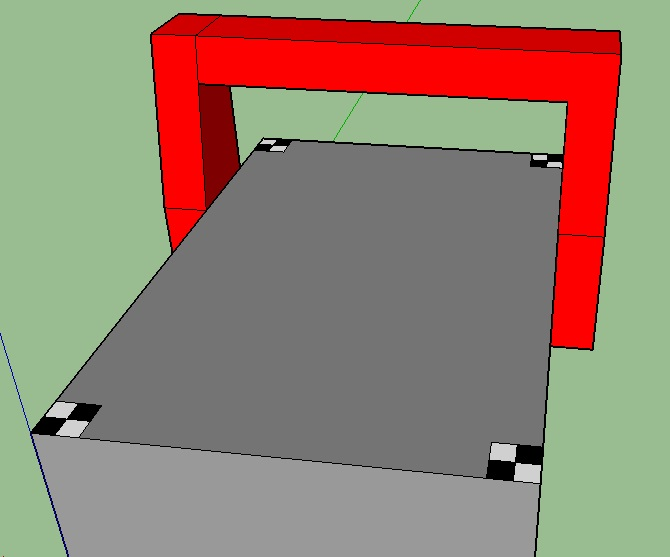
#> input picture img/caixa5.jpg, 670 x 557 px
$ python Testes.py
#> lines starting #> are read from the running program, lines starting #| are printed output that depends on the picture; after the words box and inside, x2 and y2 are one past the last pixel; in counts of white or black regions, pixels touching at a corner belong together
#> further down, img is the input picture: shape (557, 670, 3); mean B, G, R 113.4, 129.5, 148.9
import cv2
import numpy as np
import scipy
import scipy.ndimage as ndimage
import scipy.ndimage.filters as filters
import matplotlib.pyplot as plt
from skimage.feature import peak_local_max

def filtro_branco(img1):
    img = img1.copy()
    hsv = cv2.cvtColor(img, cv2.COLOR_BGR2HSV)
#> hsv: shape (557, 670, 3); mean H, S, V 23.3, 61.4, 162.2
    # define range of white color in HSV
    # change it according to your need !
    sensitivity = 60
    lower_white = np.array([0,0,255-sensitivity])
    upper_white = np.array([255,sensitivity,255])

    # Threshold the HSV image to get only white colors
    mask = cv2.inRange(hsv, lower_white, upper_white)
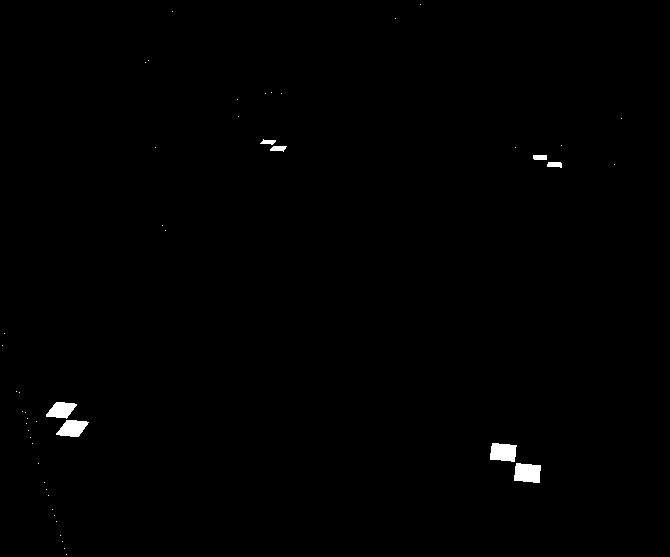
#> mask: shape (557, 670); 0.51% white; 48 white regions (40 under 20 px), largest, box (x1, y1, x2, y2) and area: (514, 463, 541, 483) 456, (490, 443, 517, 462) 423, (56, 420, 89, 437) 378
    # Bitwise-AND mask and original image
    res = cv2.bitwise_and(img,img, mask= mask)

    # Remove noise dots
    kernel = np.ones((2,2),np.uint8)
    opening = cv2.morphologyEx(res, cv2.MORPH_OPEN, kernel)

    print(type(opening))
#| <class 'numpy.ndarray'>

    #threshold to binary
    cv2.threshold(opening, 100, 255, cv2.THRESH_BINARY, opening)
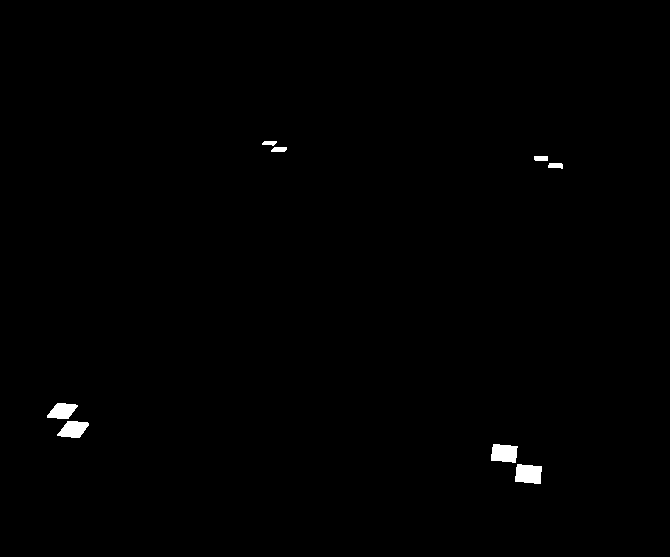
#> opening: shape (557, 670, 3); 0.5% white; 8 white regions, largest, box (x1, y1, x2, y2) and area: (515, 464, 542, 484) 456, (491, 444, 518, 463) 423, (57, 421, 89, 438) 377

    print(type(opening))
#| <class 'numpy.ndarray'>
#> `img = cv2.resize(img, (0,0), fx=2, fy=2, interpolation=cv2.INTER_NEARE..`: img: shape (1114, 1340, 3); 0.5% white; 8 white regions, largest, box (x1, y1, x2, y2) and area: (1030, 928, 1084, 968) 1824, (982, 888, 1036, 926) 1692, (114, 842, 178, 876) 1508

    return opening

def vertice3(img1):

    data = vertices(img1)
    cv2.imwrite('data.png', data)
    xy = peak_local_max(data, min_distance=2,threshold_abs=1500)
    # print(xy)

    black = np.zeros(data.shape, dtype = "uint8")
    # print(data.shape, black.shape)
    for pos in xy:
        # print(pos)
        black[pos[0]][pos[1]] = 255

    cv2.imwrite('result.png', black)

def vertice2(img1):
    neighborhood_size = 5
    threshold = 1500

    data = vertices(img1)

    data_max = filters.maximum_filter(data, neighborhood_size)
    maxima = (data == data_max)
    data_min = filters.minimum_filter(data, neighborhood_size)
    diff = ((data_max - data_min) > threshold)
    maxima[diff == 0] = 0

    labeled, num_objects = ndimage.label(maxima)
    slices = ndimage.find_objects(labeled)
    pos_arr = []
    for dy,dx in slices:
        x_center = int((dx.start + dx.stop - 1)/2)
        y_center = int((dy.start + dy.stop - 1)/2)
        pos_arr.append((x_center, y_center))

    black = np.zeros(data.shape, dtype = "uint8")
    print(data.shape, black.shape)
    for pos in pos_arr:
        print(pos)
        black[pos[0]][pos[1]] = 255

    cv2.imwrite('result.png', black)
    cv2.imwrite('data.png', data)

def vertices(img1):
    img = img1.copy()
    gray = cv2.cvtColor(img,cv2.COLOR_BGR2GRAY)
    gray = np.float32(gray)
    dst = cv2.cornerHarris(gray,5,5,0.1)
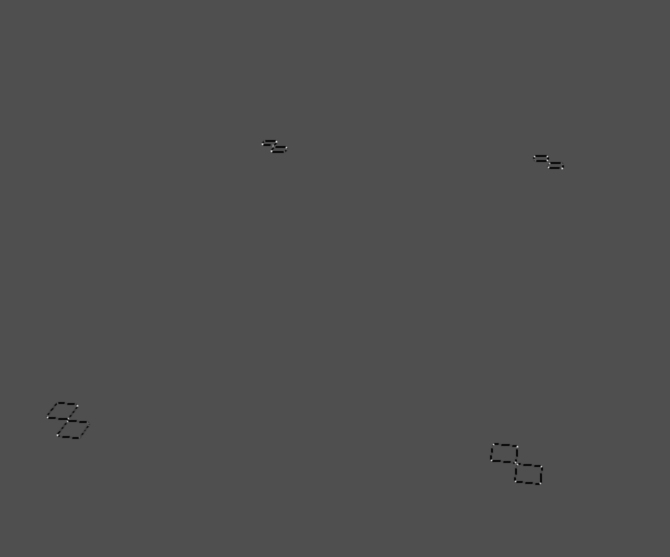
#> dst: shape (1114, 1340) float32 (shown at 1/2 size); min -7.97e+09, max 1.77e+10, mean -9640458; drawn with min black and max white

    cv2.imwrite('dst.png', dst)
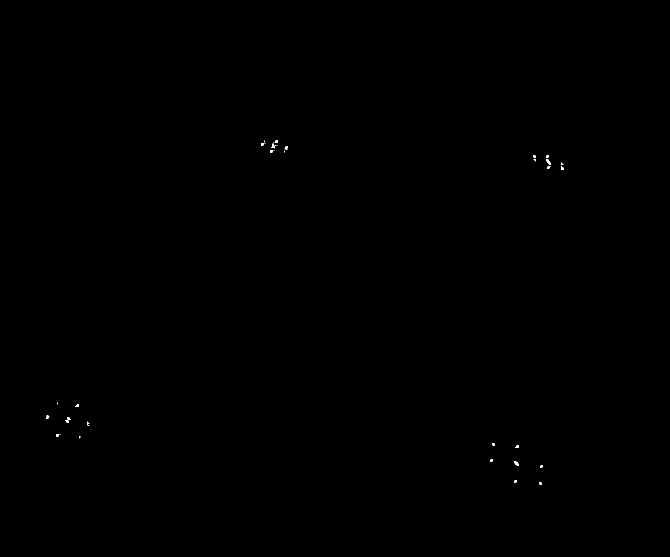
#> saved as dst.png: shape (1114, 1340) (shown at 1/2 size); 0.05% white; 34 white regions (11 under 20 px), largest, box (x1, y1, x2, y2) and area: (1028, 922, 1038, 932) 48, (1092, 318, 1102, 330) 47, (542, 287, 552, 297) 41

    #result is dilated for marking the corners, not important
    kernel = cv2.getStructuringElement(cv2.MORPH_ELLIPSE,(3,3))
    print(kernel)
    # [8 lines of commented-out code are left out]
    return dst

# [13 lines of commented-out code are left out]


filename = '../img/caixa5.jpg'
img = cv2.imread(filename)

img = filtro_branco(img)

cv2.imwrite('non_resized.png', img)
img = cv2.resize(img, (0,0), fx=2, fy=2, interpolation=cv2.INTER_NEAREST)
cv2.imwrite('resized.png', img, [cv2.IMWRITE_PNG_COMPRESSION, 0])
img = vertice3(img)
#> in vertice3, `xy = peak_local_max(data, min_distance=2,threshold_abs=1500)`: xy = 35 pairs, first value 283 to 966, second value 95 to 1124
#> the loop in vertice3, `for pos in xy:` made 35 passes
#> pos on passes 1 to 12: [283, 552], [288, 525], [302, 543], [336, 1124], [870, 115], [893, 1034], [811, 154], [295, 572], [313, 1069], [313, 1094], [320, 1094], [334, 1097]
#> after the loop in vertice3, `for pos in xy:`:
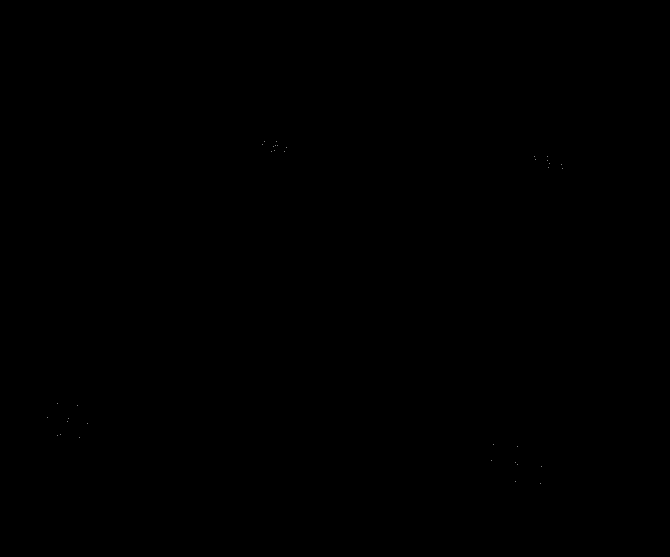
#> black: shape (1114, 1340) (shown at 1/2 size); 0% white in thin lines or dots, all inside (x1, y1, x2, y2) = (95, 283, 1125, 967)

if cv2.waitKey(0) & 0xff == 27:
#> (key Esc is pressed here)
    cv2.destroyAllWindows()

$ run again, with img/caixa2.jpg copied over img/caixa5.jpg
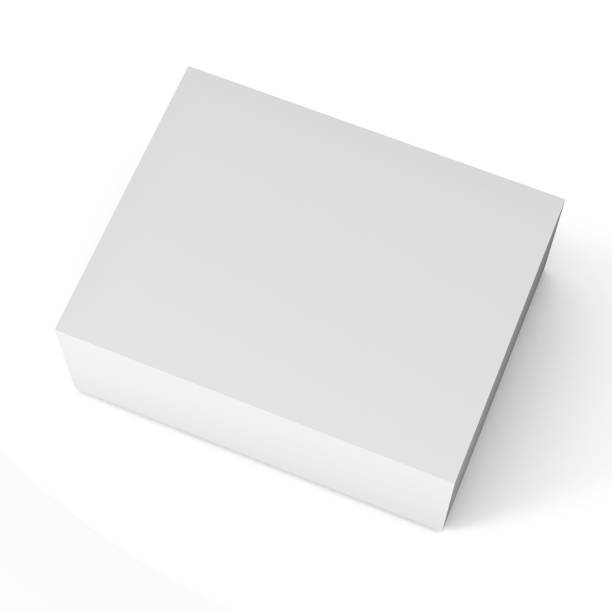
#> input picture img/caixa2.jpg, 612 x 612 px
#> img is the input picture: shape (612, 612, 3); min 110, max 255, mean 240.5
#> hsv: shape (612, 612, 3); mean H, S, V 0, 0, 240.5
#> in filtro_branco, `mask = cv2.inRange(hsv, lower_white, upper_white)`:
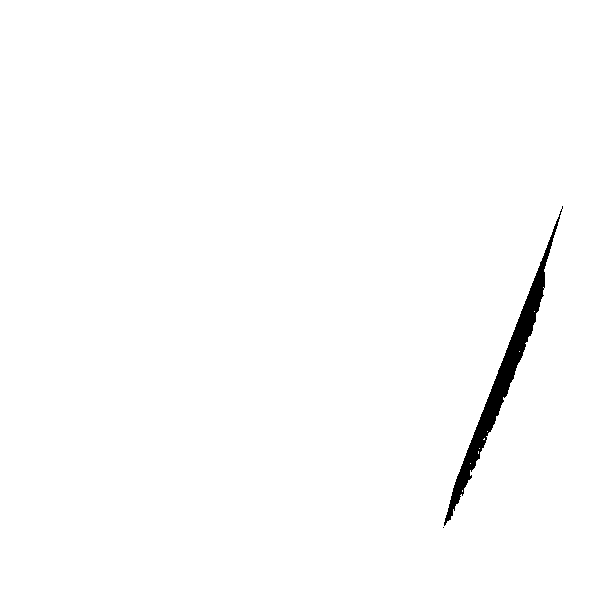
#> mask: shape (612, 612); 99% white; 2 black regions (1 under 20 px), largest, box (x1, y1, x2, y2) and area: (444, 206, 563, 526) 3866
#| <class 'numpy.ndarray'>
#> in filtro_branco, `cv2.threshold(opening, 100, 255, cv2.THRESH_BINARY, opening)`:
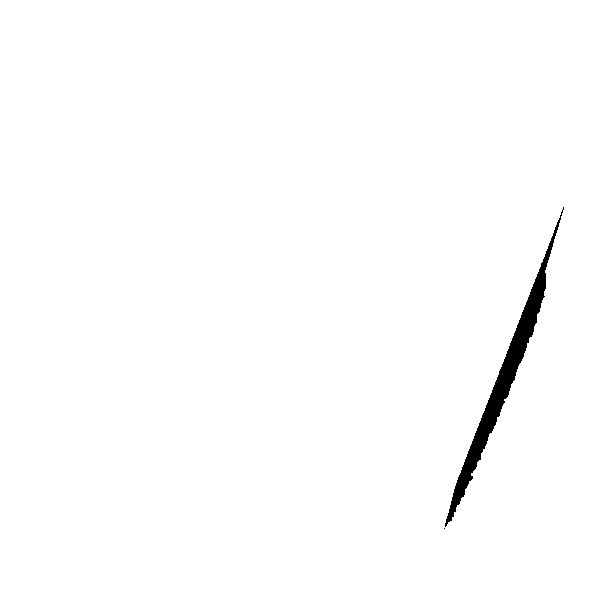
#> opening: shape (612, 612, 3); 99% white; 2 black regions (1 under 20 px), largest, box (x1, y1, x2, y2) and area: (445, 207, 564, 527) 3891
#| <class 'numpy.ndarray'>
#> img: shape (1224, 1224, 3); 99% white; 2 black regions (1 under 20 px), largest, box (x1, y1, x2, y2) and area: (890, 414, 1128, 1054) 15564
#> xy = 53 pairs, first value 414 to 1052, second value 891 to 1126
#> the loop in vertice3, `for pos in xy:` made 53 passes
#> pos on passes 1 to 8: [799, 1009], [835, 995], [918, 960], [963, 939], [1040, 902], [684, 1056], [687, 1055], [896, 968]

$ run again, with img/caixa3.jpg copied over img/caixa5.jpg
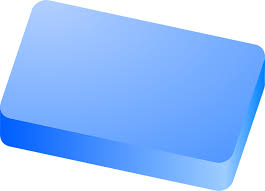
#> input picture img/caixa3.jpg, 265 x 191 px
#> img is the input picture: shape (191, 265, 3); mean B, G, R 254.2, 194.9, 154.6
#> hsv: shape (191, 265, 3); mean H, S, V 82.3, 100.3, 254.3
#> in filtro_branco, `mask = cv2.inRange(hsv, lower_white, upper_white)`:
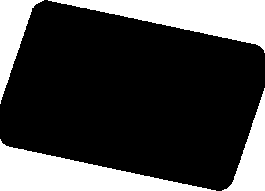
#> mask: shape (191, 265); 27.5% white; 4 white regions, box (x1, y1, x2, y2) and area: (48, 0, 265, 53) 5113, (0, 139, 216, 191) 5061, (0, 0, 44, 104) 1884, (222, 88, 265, 191) 1862
#| <class 'numpy.ndarray'>
#| <class 'numpy.ndarray'>
#> img: shape (382, 530, 3); 27.5% white; 4 white regions, box (x1, y1, x2, y2) and area: (98, 0, 530, 102) 21104, (0, 280, 424, 382) 19584, (0, 0, 90, 210) 8132, (450, 184, 530, 382) 6868
#> in vertices, `dst = cv2.cornerHarris(gray,5,5,0.1)`:
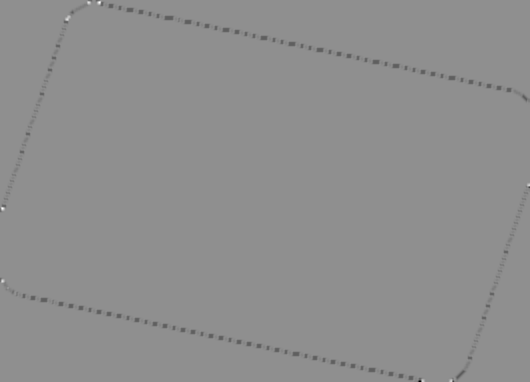
#> dst: shape (382, 530) float32; min -2.03e+10, max 1.58e+10, mean -75286648; drawn with min black and max white
#> xy = [[2, 99], [208, 2], [2, 88], [281, 2], [19, 67], [287, 8], [292, 15], [103, 527]]
#> the loop in vertice3, `for pos in xy:` made 8 passes

$ run again, with img/caixa4.jpg copied over img/caixa5.jpg
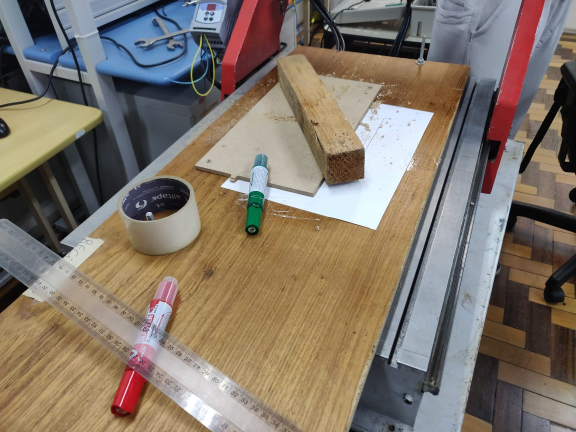
#> input picture img/caixa4.jpg, 1152 x 864 px (shown at 1/2 size)
#> img is the input picture: shape (864, 1152, 3); mean B, G, R 105.2, 117.1, 128.5
#> hsv: shape (864, 1152, 3); mean H, S, V 60.1, 78.5, 137.5
#> in filtro_branco, `mask = cv2.inRange(hsv, lower_white, upper_white)`:
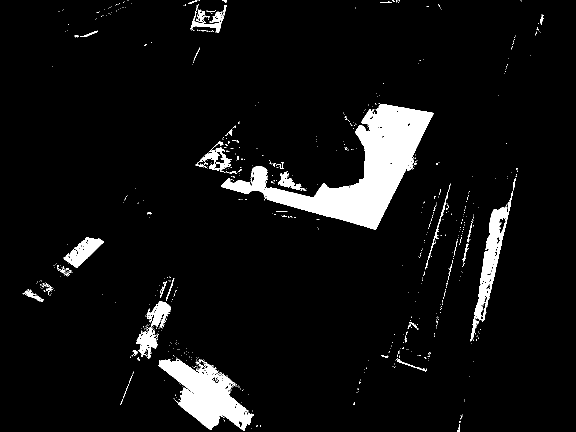
#> mask: shape (864, 1152) (shown at 1/2 size); 6.2% white; 724 white regions (674 under 20 px), largest, box (x1, y1, x2, y2) and area: (442, 208, 868, 460) 32177, (317, 717, 508, 862) 12411, (941, 382, 1026, 683) 5589
#| <class 'numpy.ndarray'>
#| <class 'numpy.ndarray'>
#> img: shape (1728, 2304, 3); 5.9% white; 179 white regions (57 under 20 px), largest, box (x1, y1, x2, y2) and area: (1002, 418, 1736, 922) 124088, (636, 1440, 1018, 1726) 48252, (1892, 766, 2054, 1314) 21632
#> in vertices, `cv2.imwrite('dst.png', dst)`:
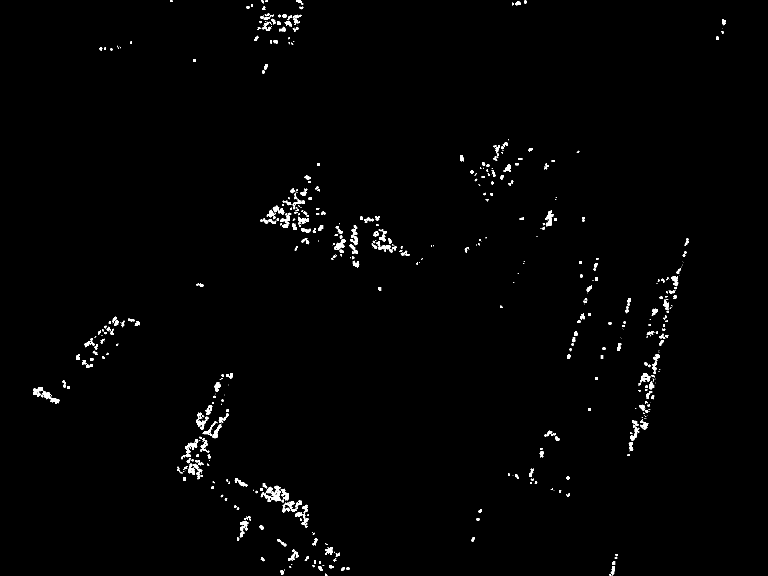
#> saved as dst.png: shape (1728, 2304) (shown at 1/3 size); 0.96% white; 772 white regions (326 under 20 px), largest, box (x1, y1, x2, y2) and area: (782, 1457, 842, 1504) 958, (588, 1238, 622, 1290) 576, (1635, 632, 1660, 679) 538
#> xy = 1291 pairs, first value 2 to 1725, second value 103 to 2174
#> the loop in vertice3, `for pos in xy:` made 1291 passes
#> pos on passes 1 to 3: [5, 1575], [21, 743], [47, 855]
